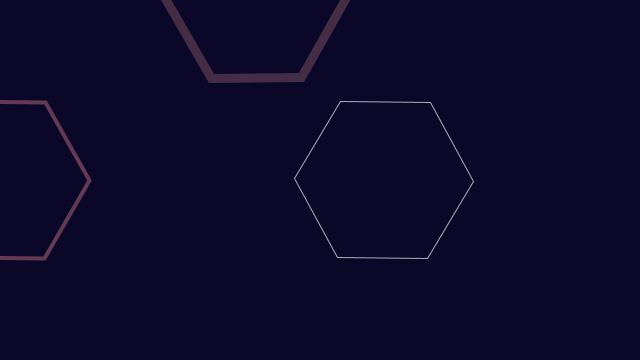
Frame 1 (no input)
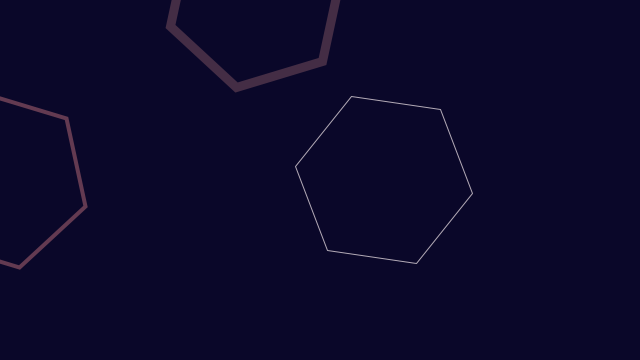
Frame 60 (the mouse pressed at the canvas centre just before this capture)
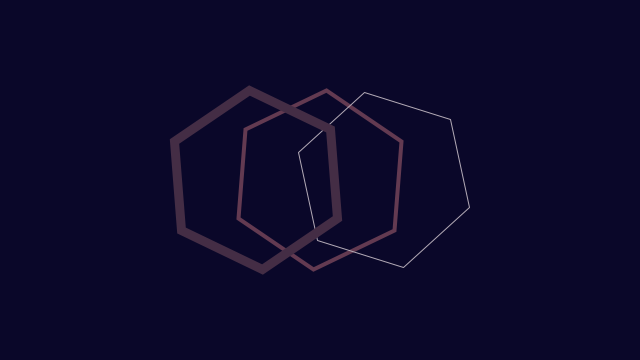
Frame 120 (the mouse held since frame 60 and released just before this capture)

The Processing sketch that drew these frames (run headless with seeded random() and noise(); from frame 60 on, the mouse is pressed at the canvas centre):

// Processing sketch: processing_155245
// ── processing_155245.pde

color hintergrund = color (10, 7, 41);
color linienfarbe = color (99, 58, 81);
color linienfarbe2 = color (179, 170, 182);
color linienfarbe3 = color (68, 45, 69);

void setup() {
  size(640, 360);
}

void draw() {
  background(hintergrund);

  stroke (linienfarbe);
  strokeWeight (4);
  noFill ();
  pushMatrix();
  translate(mouseX, height*0.5);
  rotate(frameCount / 200.0);
  polygon(0, 0, 90, 6); 
  popMatrix();

  stroke (linienfarbe2);
  strokeWeight (1);
  pushMatrix();
  translate(width*0.6, height*0.5);
  rotate(frameCount / 50.0);
  polygon(0, 0, 90, 6); 
  popMatrix();

  stroke (linienfarbe3);
  strokeWeight (9);
  pushMatrix();
  translate(width*0.4, mouseY);
  rotate(frameCount / -200.0);
  polygon(0, 0, 90, 6); 
  popMatrix();
}

void polygon(float x, float y, float radius, int npoints) {
  float angle = TWO_PI / npoints;
  beginShape();
  for (float a = 0; a < TWO_PI; a += angle) {
    float sx = x + cos(a) * radius;
    float sy = y + sin(a) * radius;
    vertex(sx, sy);
  }
  endShape(CLOSE);
}
